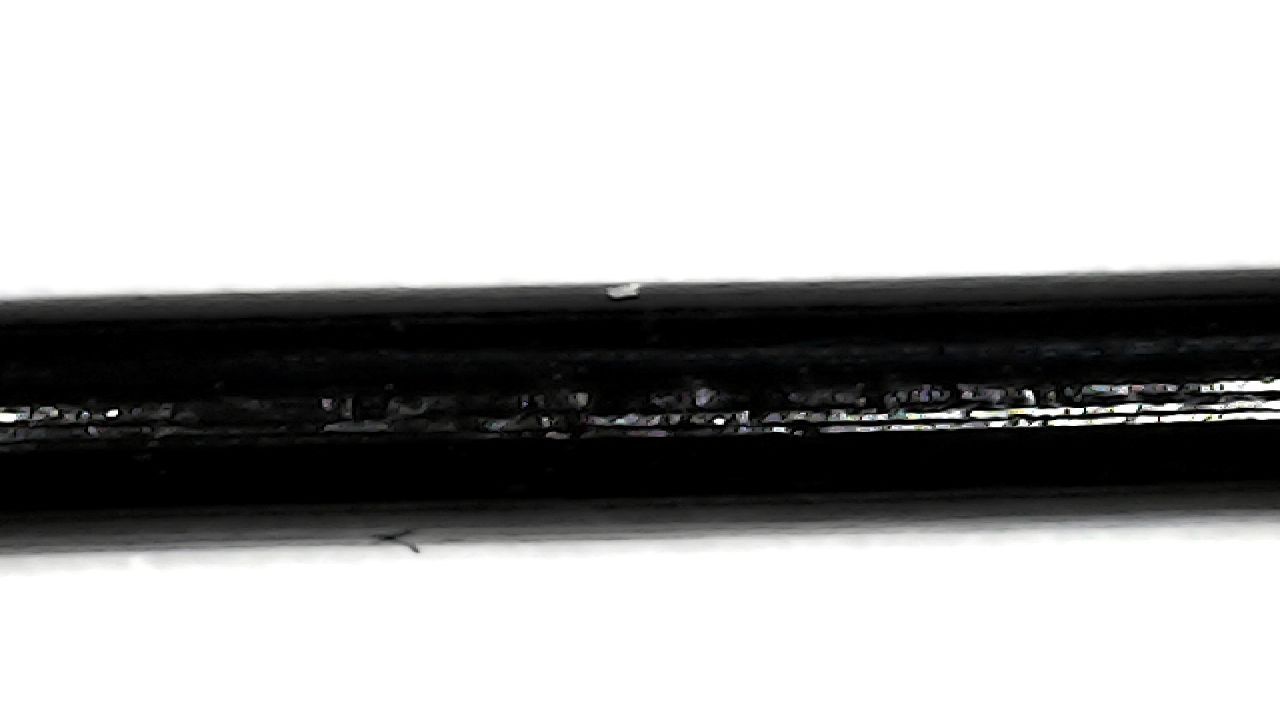
#> input picture data/input/photo_1.jpg, 1280 x 720 px, found by its file name
$ jupyter execute --allow-errors Untitled.ipynb
#> lines starting #> are read from the running program, lines starting #| are printed output that depends on the picture; after the words box and inside, x2 and y2 are one past the last pixel; in counts of white or black regions, pixels touching at a corner belong together
# Imports

[cell 1]
import argparse
import sys

import cv2
import numpy as np
import pandas as pd
from matplotlib import pyplot as plt

#> (the rest of this cell did not finish here and is left out)

# Funcs

[cell 2]
def load_image_into_numpy_array(path):
    """Load an image from file into a numpy array.

    Puts image into numpy array to feed into tensorflow graph.
    Note that by convention we put it into a numpy array with shape
    (height, width, channels), where channels=3 for RGB.

    Args:
      path: the file path to the image

    Returns:
      uint8 numpy array with shape (img_height, img_width, 3)
    """
    return np.array(cv2.imread(path))

[cell 3]
def nothing(args): pass
# [54 lines left out: functions krutilki, krutilki_grayscale, not called in this run]

[cell 4]
def process_mask(img:np.array):
    processed = img.T
    for i,row in enumerate(processed):
        processed[i] = process_column(pd.Series(row))
    return processed.T

def process_column(row_orig:pd.Series, threshhold=5):
    row = row_orig.copy()
    row_numered = row.ne(row.shift()).cumsum()
    row_base = (row_numered.value_counts(normalize=False).rename('c').to_frame())

    # find correct and wrong '0'
    row_0 = row_base[(row_base.index % 2 != 0) & (row_base.c>2)]
    row_0 = row_0.index
    wr_0 = row_base[(row_base.c<=threshhold)&(row_base.index % 2 != 0)]
    wr_0 = wr_0.index

    # find correct and wrong "1"
    row_1 = row_base[(row_base.index % 2 == 0) & (row_base.c>2)]
    row_1 = row_1.index
    wr_1 = row_base[(row_base.c<=threshhold)&(row_base.index % 2 == 0)]
    wr_1 = wr_1.index

    # get true '1' and true '0' pixels
    row_0 = row_0.append(wr_1)
    row_1 = row_1.append(wr_0)

    # clear row of wrong pixels
    row_numered = row_numered.isin(row_1)
    row_numered = row_numered.astype(int).replace(1,255)

    return row_numered

# Experiments

[cell 5]
def process_image(image='photo_1.jpg', color=True):
# [43 lines of commented-out code are left out]


#> called with image = 'photo_1.jpg', color = True
    full_path = "C:\\Users\\KOS\\Documents\\dev\\popeyed_rod_measurer\\data\\input\\photo_1.jpg"
    # print('Running inference for {}... '.format(full_path), end='')
    # _image = np.array(full_path).astype('float32')
    # image_new = cv2.resize(_image, interpolation=cv2.INTER_CUBIC)

    image_np = load_image_into_numpy_array(full_path)
#> in load_image_into_numpy_array, returned value is the input picture: shape (720, 1280, 3); mean B, G, R 172.5, 172.6, 172.6

    if color:
        image_np = cv2.cvtColor(image_np, cv2.COLOR_BGR2RGB)
        min_p = (0, 0, 0)
        max_p = (250, 250, 250)
        mask = cv2.inRange(image_np, min_p, max_p)
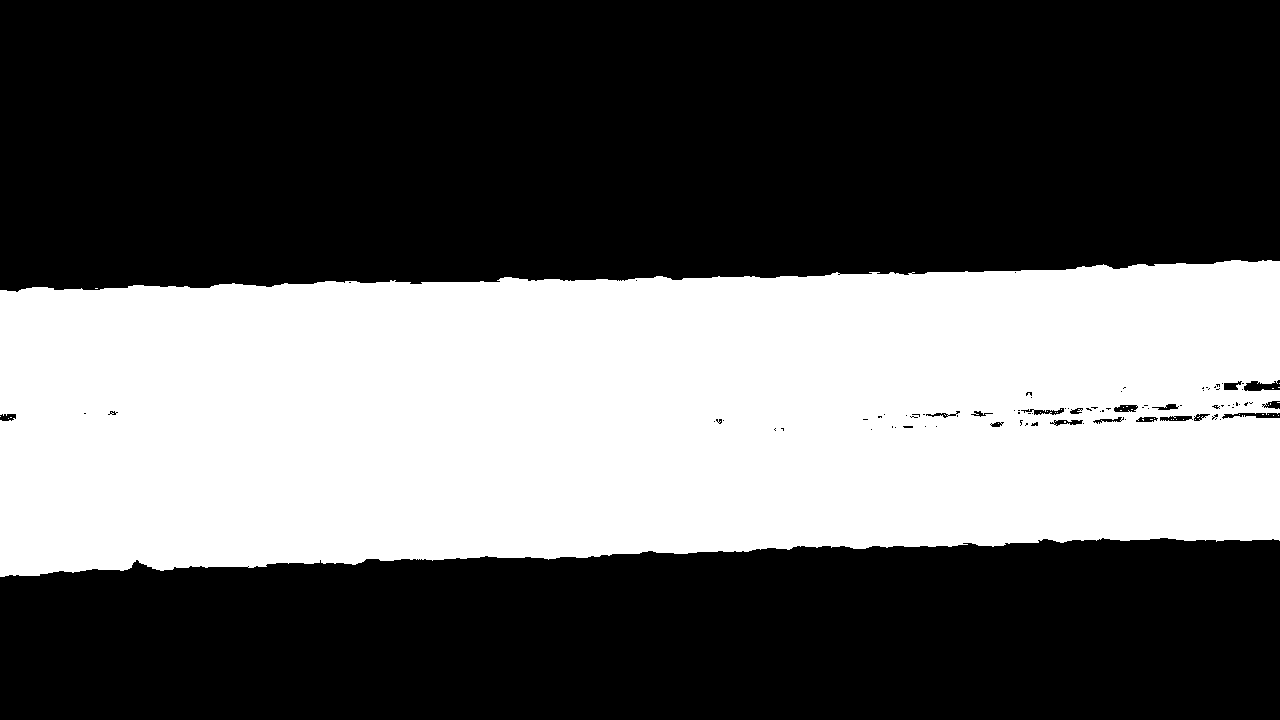
#> mask: shape (720, 1280); 38.2% white; 38 white regions (37 under 20 px), largest, box (x1, y1, x2, y2) and area: (0, 260, 1280, 577) 352406
    else:
        image_np = cv2.cvtColor(image_np, cv2.IMREAD_GRAYSCALE)
        min_p = 0
        max_p = 250
        mask = cv2.inRange(image_np, min_p, max_p)

    cv2.imshow('mask', mask)
    cv2.waitKey(0)

    cv2.imshow('image', image_np)
    cv2.waitKey(0)

    print('Start to prosess mask')
    mask_processed = process_mask(mask)
#> in process_mask, `processed = img.T`:
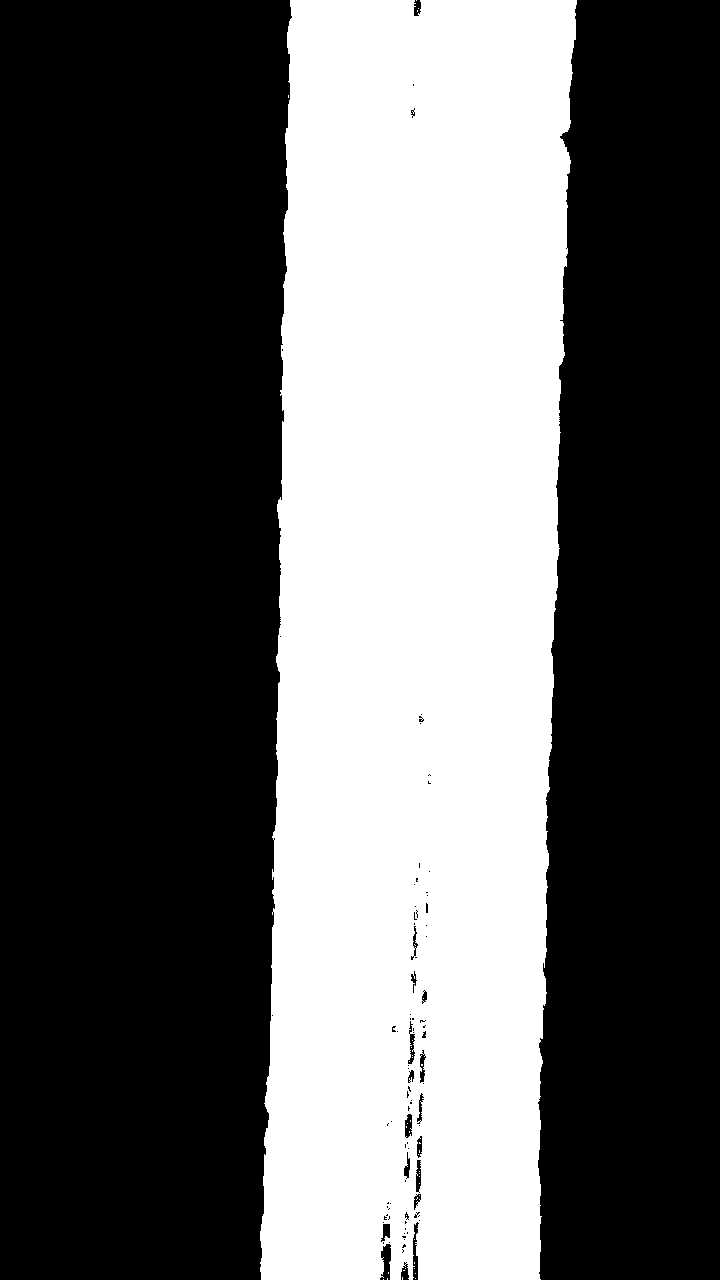
#> processed: shape (1280, 720); 38.2% white; 38 white regions (37 under 20 px), largest, box (x1, y1, x2, y2) and area: (260, 0, 577, 1280) 352406
#> the loop in process_mask, `for i,row in enumerate(processed):` made 1280 passes
#> after the loop in process_mask, `for i,row in enumerate(processed):`:
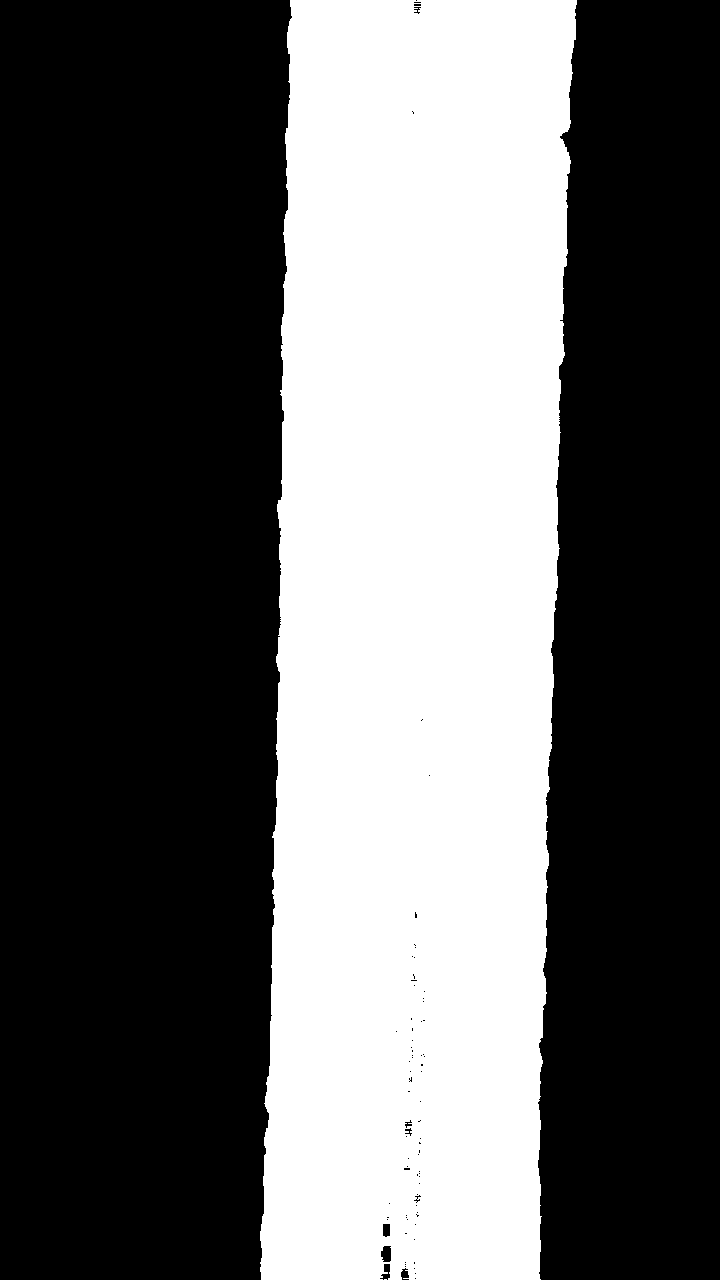
#> processed: shape (1280, 720); 38.4% white; 2 white regions (1 under 20 px), largest, box (x1, y1, x2, y2) and area: (260, 0, 577, 1280) 353939
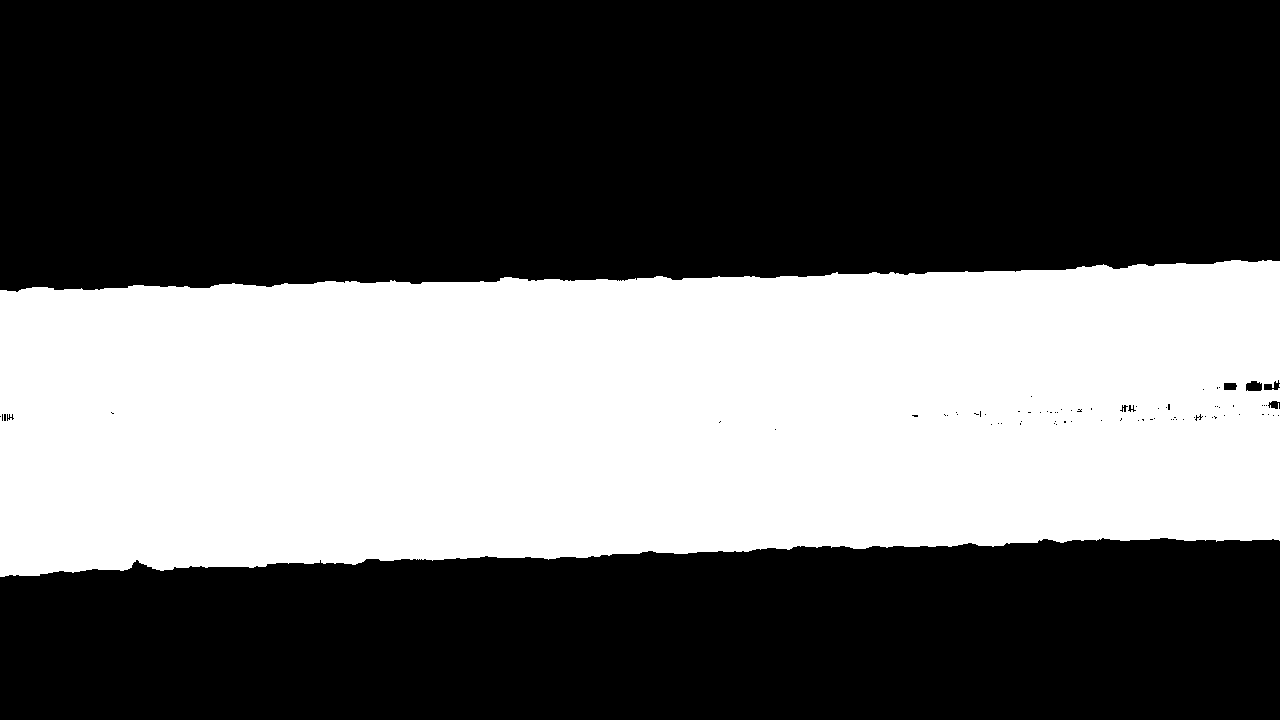
#> mask_processed: shape (720, 1280); 38.4% white; 2 white regions (1 under 20 px), largest, box (x1, y1, x2, y2) and area: (0, 260, 1280, 577) 353939
    print('Complete!')
    cv2.imshow('mask_processed', mask_processed)
    cv2.waitKey(0)

    # closing all open windows
    cv2.destroyAllWindows()

    # print(image_np.shape)
    # print(mask.shape)
    # print(mask_processed.shape)

    print('Done')
    return mask_processed


mask = process_image()
test = mask.T

# [5 lines of commented-out code are left out]

[cell 6]
mask.shape

[cell 7]
df = pd.DataFrame(test)
#> df = table of 1280 rows and 720 columns
df[0]

#> (a cell that did not finish here is left out)

[cell 9]
row_orig = pd.Series([0,0,0,0,0,1,1,1,1,0,0,1,1,1,1,1,0,0,0,1,0,0,0,0,0,0,0,0])
row_base = row_orig.ne(row_orig.shift()).cumsum()
# (row.value_counts(normalize=True).to_frame()<0.1)

# row = row.groupby((row == 1).cumsum()).cumcount(ascending=True)
# row =  (row.value_counts(normalize=False).rename('c').to_frame())
row_base

[cell 10]
row_base = (row_base.value_counts(normalize=False).rename('c').to_frame())
row_0 = row_base[(row_base.index % 2 != 0) & (row_base.c>2)]
row_0 = row_0.index
wr_0 = row_base[(row_base.c<=2)&(row_base.index % 2 != 0)]
wr_0 = wr_0.index

[cell 11]
# find wrong "1"
row_1 = row_base[(row_base.index % 2 == 0) & (row_base.c>2)]
row_1 = row_1.index
wr_1 = row_base[(row_base.c<=2)&(row_base.index % 2 == 0)]
wr_1 = wr_1.index

[cell 12]
a = [wr_0, wr_1, row_0, row_1]
for s in a:
    print(s)

[cell 13]
row_0 = row_0.append(wr_1)
row_1 = row_1.append(wr_0)

[cell 14]
a = [row_0, row_1]
for s in a:
    print(s)

[cell 15]
row_orig

[cell 16]
row_numered = row_orig.ne(row_orig.shift()).cumsum()
row_numered.isin(row_0)

[cell 17]
row_numered = row_orig.ne(row_orig.shift()).cumsum()
row_numered = row_numered.isin(row_0)
row_numered = row_numered.astype(int).replace(1,255)
row_numered

[cell 18]
# (row!=row[0]) & (row!=row[row.shape[0]-1]) & (~row.isin(wr_1))# & (row==wr_0)

[cell 19]
# (row!=row[0]) & (row!=row[row.shape[0]-1])

[cell 20]
thresh = 3
# row[(row>=thresh) | ((row.index>0)&(row.index<=thresh))]
# row[(row<=thresh) | ((row.index>0)&(row.index<=thresh))]

#> (a cell that did not finish here is left out)

[cell 22]
row_orig = pd.Series([0,0,0,0,0,1,1,1,1,0,0,1,1,1,1,1,0,0,0,1,0,0,0,0,0,0,0,0])
row_orig2 = pd.Series([0,0,0,0,0,1,1,1,1,0,0,1,1,1,1,1,0,0,0,1,0,0,0,0,0,0,0,0])


def process_image(img:np.array):
    processed = img.copy()
    for i,row in enumerate(processed):
        processed[i] = process_column(pd.Series(row))
    return processed

def process_column(row_orig:pd.Series):
    row = row_orig.copy()
    row_numered = row.ne(row.shift()).cumsum()
    row_base = (row_numered.value_counts(normalize=False).rename('c').to_frame())


    # find correct and wrong '0'
    row_0 = row_base[(row_base.index % 2 != 0) & (row_base.c>2)]
    row_0 = row_0.index
    wr_0 = row_base[(row_base.c<=2)&(row_base.index % 2 != 0)]
    wr_0 = wr_0.index

    # find correct and wrong "1"
    row_1 = row_base[(row_base.index % 2 == 0) & (row_base.c>2)]
    row_1 = row_1.index
    wr_1 = row_base[(row_base.c<=2)&(row_base.index % 2 == 0)]
    wr_1 = wr_1.index

    # get true '1' and true '0' pixels
    row_0 = row_0.append(wr_1)
    row_1 = row_1.append(wr_0)

    # clear row of wrong pixels
    row_numered = row_numered.isin(row_0)
    row_numered = row_numered.astype(int).replace(1,255)

    return row_numered


# process_column(row_orig)

[cell 23]
row_orig = pd.Series([0,0,0,0,0,1,1,1,1,0,0,1,1,1,1,1,0,0,0,1,0,0,0,0,0,0,0,0])
row_orig2 = pd.Series([0,0,0,1,0,1,1,1,1,0,0,1,1,1,1,1,0,0,0,1,0,0,0,0,0,0,0,0])

im = np.array([row_orig,row_orig2])
process_image(im)

$ run again, with data/input/photo_2.jpg copied over data/input/photo_1.jpg
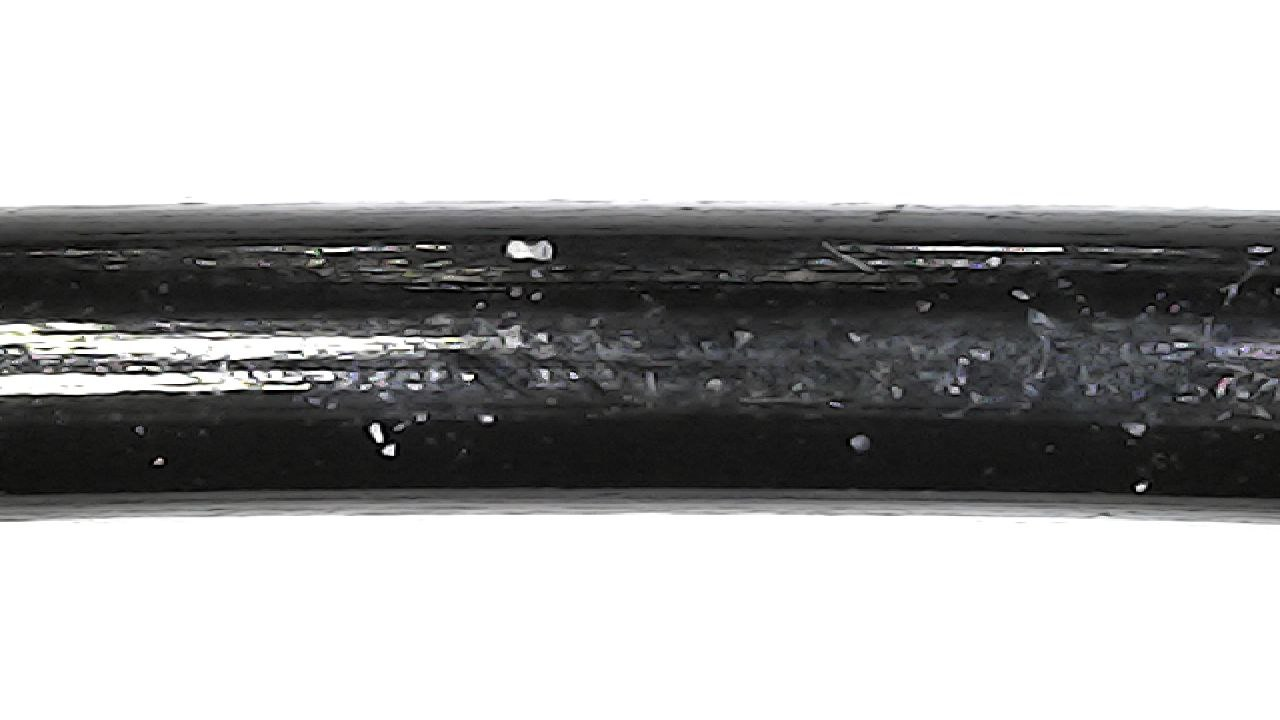
#> input picture data/input/photo_2.jpg, 1280 x 720 px, found by its file name
#> in load_image_into_numpy_array, returned value is the input picture: shape (720, 1280, 3); mean B, G, R 173.5, 173.3, 173.2
#> mask: shape (720, 1280); 42.6% white; 191 white regions (182 under 20 px), largest, box (x1, y1, x2, y2) and area: (0, 199, 1280, 525) 392108, (0, 331, 27, 336) 98, (327, 344, 342, 348) 41
#> the loop in process_mask, `for i,row in enumerate(processed):` made 1280 passes
#> after the loop in process_mask, `for i,row in enumerate(processed):`:
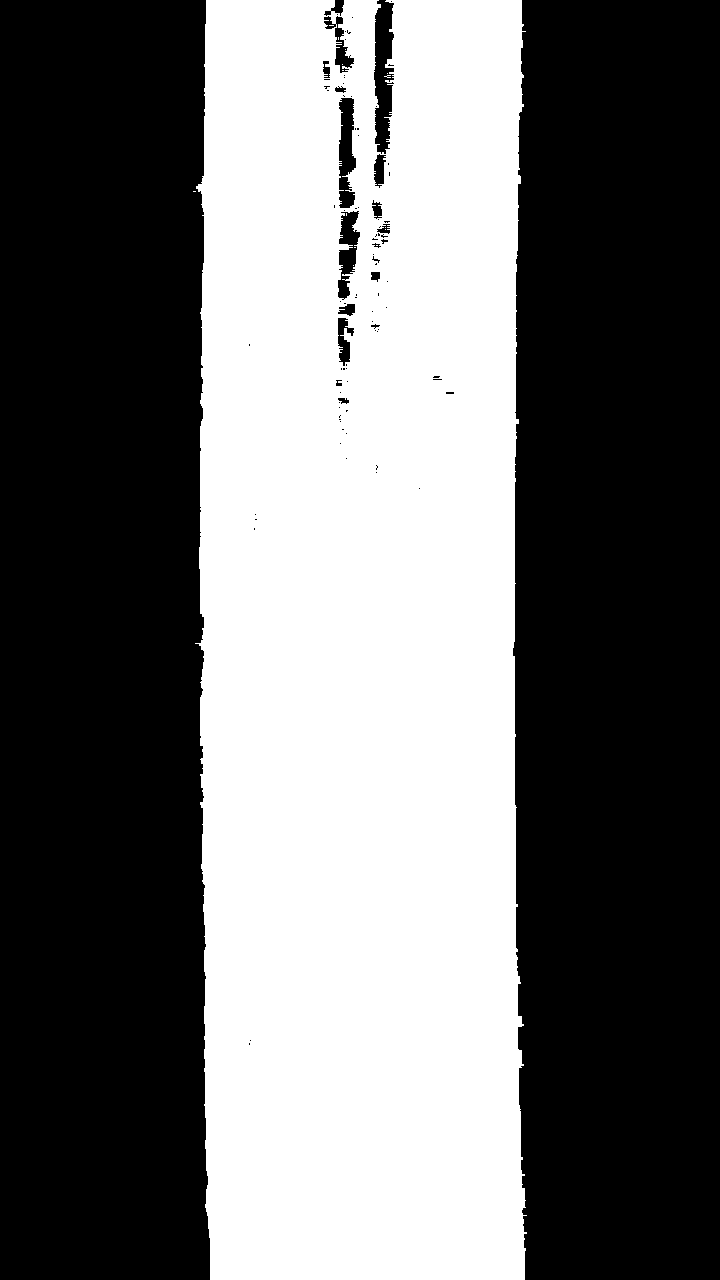
#> processed: shape (1280, 720); 42.9% white; 15 white regions (14 under 20 px), largest, box (x1, y1, x2, y2) and area: (195, 0, 527, 1280) 395736
#> in process_image, `mask_processed = process_mask(mask)`:
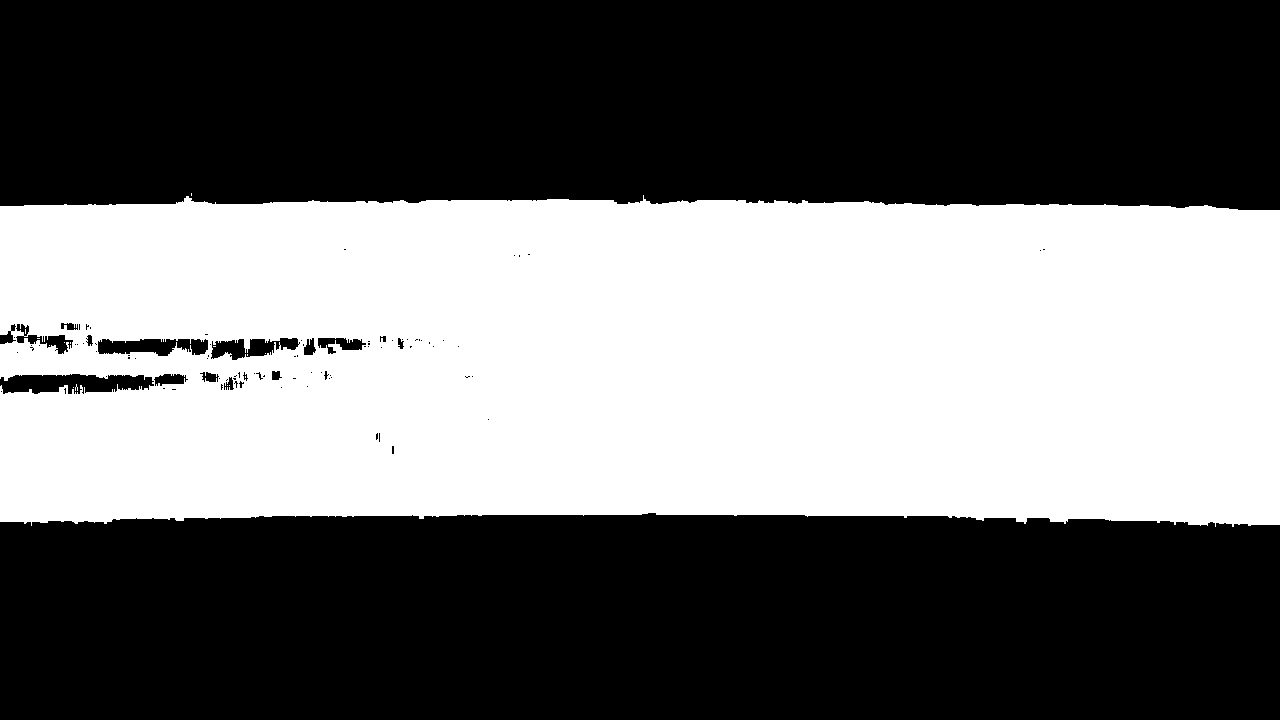
#> mask_processed: shape (720, 1280); 42.9% white; 15 white regions (14 under 20 px), largest, box (x1, y1, x2, y2) and area: (0, 195, 1280, 527) 395736
#> df = table of 1280 rows and 720 columns
